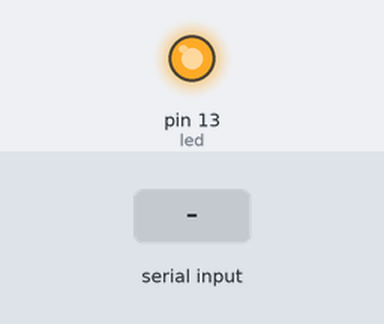
Recording of a sketch running on a simulated Arduino Uno, built with avr-gcc and run on an emulated ATmega328P. Parts: output pins drawn as LEDs (lit = HIGH). The inputs (shaded band) are chosen by the test bench.

Above: at 1.2 s.
1.3 s: "a" received over Serial
Timing chart, 0 to 4.3 s (numbered marks = the images above; inputs shaded):
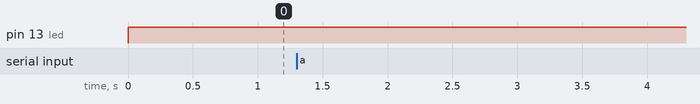

The sketch:

Xbee2.ino
```cpp
int led = 13;
int received = 0;
int i;
void setup() {
  Serial.begin(9600);
  pinMode(led, OUTPUT);
}

void loop() {
  digitalWrite(led, HIGH);
  if (Serial.available() > 0) {
received = Serial.read();

    if (received == 'a'){
    digitalWrite(led, HIGH);
    delay(2000);
    digitalWrite(led, LOW);
    }
     else if (received == 100){
    digitalWrite(led, LOW);
  }
}
}
```
